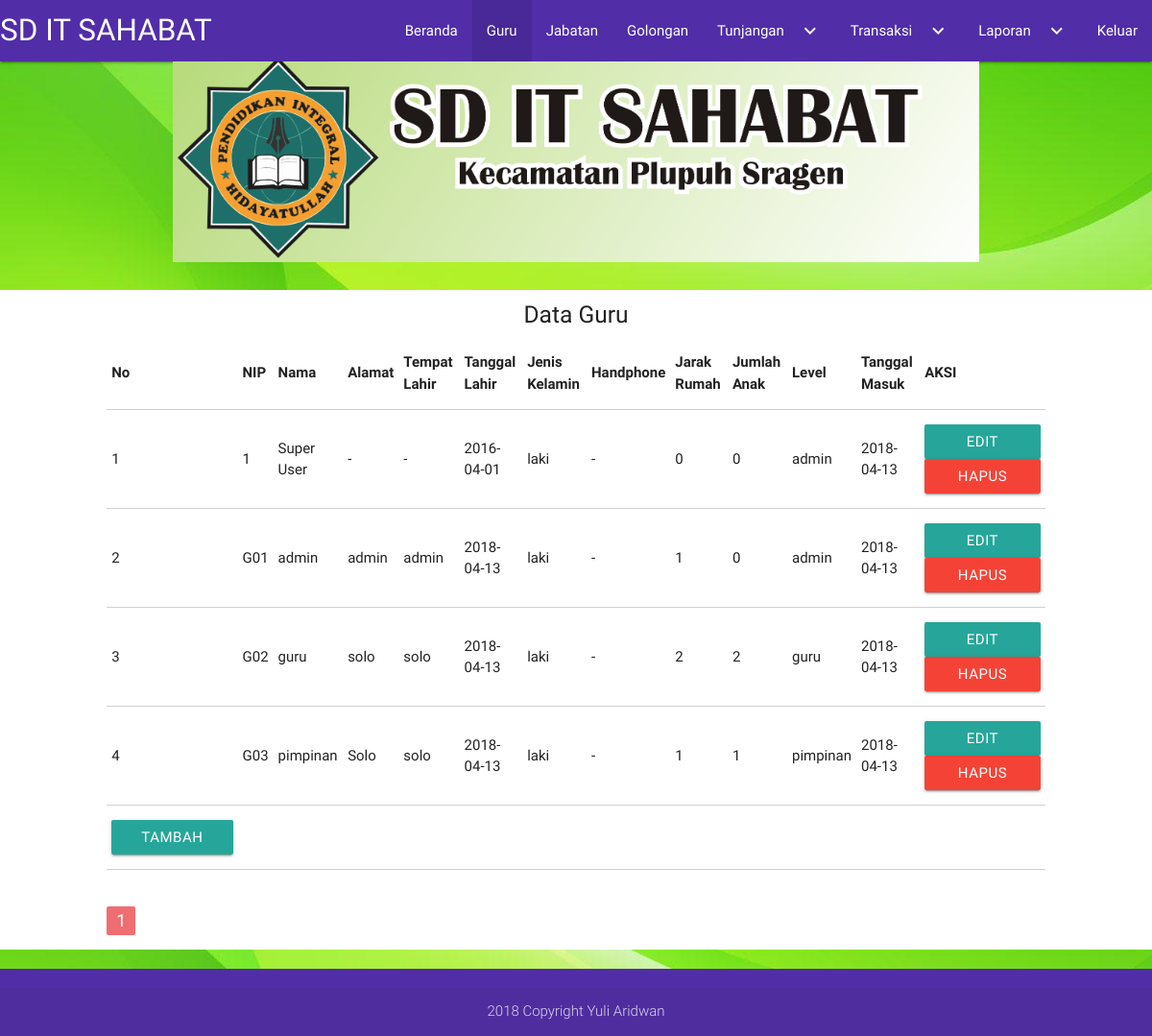
Screenshot of /admin/tampil_guru.php (signed in) with the database file from the repository.
### tables this page shows
CREATE TABLE `guru` (
  `Kd_guru` varchar(15) NOT NULL,
  `username` varchar(30) NOT NULL,
  `password` varchar(32) NOT NULL,
  `level` enum('admin','guru','pimpinan','') NOT NULL,
  `Nama` varchar(50) NOT NULL,
  `TempatLahir` varchar(20) NOT NULL,
  `TanggalLahir` date NOT NULL,
  `Alamat` varchar(100) NOT NULL,
  `JenisKelamin` enum('laki','perempuan','','') NOT NULL,
  `Handphone` varchar(13) NOT NULL,
  `JarakRumah` int(11) NOT NULL,
  `JumlahAnak` int(11) NOT NULL,
  `Tanggal_masuk` date NOT NULL,
  `Kd_jabatan` varchar(15) NOT NULL,
  `Kd_golongan` varchar(15) NOT NULL
);

### admin/tampil_guru.php (the view, shortened to what this page needs)
<?php
  include '../koneksi.php';
  $perhalaman = 10;
  $data = mysqli_query($db,"SELECT * FROM guru");
  $jumlahdata = mysqli_num_rows($data);
  $jumhalaman = ceil($jumlahdata / $perhalaman);
  $halamanaktif = (isset($_GET["halaman"])) ? $_GET["halaman"] :1;
  $awaldata = ($perhalaman * $halamanaktif) - $perhalaman;
  $no=$awaldata + 1;
?>
<!DOCTYPE html>
<html>
<head>
      <link type="text/css" rel="stylesheet" href="../asset/css/materialize.min.css"  media="screen,projection"/>
</head>
<body background="../Gambar/Hijau.jpg">
    <nav>
      <div class="nav-wrapper  deep-purple darken-2">
        <a href="index.php" class="brand-logo">SD IT SAHABAT </a>
        <ul class="right hide-on-med-and-down">
          <li><a href="index.php">Beranda</a></li>
          <li class="active"><a href="tampil_guru.php">Guru</a></li>
          <li><a href="form_jabatan.php">Jabatan </a></li>
          <li><a href="form_golongan.php">Golongan</a></li>
          <li><a class="dropdown-button" href="#!" data-activates="dropdown1">Tunjangan<i class="material-icons right">keyboard_arrow_down</i></a></li>
          <li><a class="dropdown-button" href="#!" data-activates="dropdown2">Transaksi<i class="material-icons right">keyboard_arrow_down</i></a></li>
          <li><a class="dropdown-button" href="#!" data-activates="dropdown3">Laporan<i class="material-icons right">keyboard_arrow_down</i></a></li>
          <li><a href="../logout.php">Keluar </a></li>
        </ul>
      </div>
    </nav>
    <div class="container">
      <img class="responsive-img" src="../gambar/Logo.png">
    </div>
    <br>
    <div class="row white">
      <div class="col s10 offset-s1">
        <h5 class="center-align">Data Guru</h5>
            <table class="bordered highlight responsive-table">
              <thead>
                <tr>
                    <th>No</th>
                    <th>NIP</th>
                    <th>Nama</th>
                    <th>Alamat</th>
                    <th>Tempat Lahir</th>
                    <th>Tanggal Lahir</th>
                    <th>Jenis Kelamin</th>
                    <th>Handphone</th>
                    <th>Jarak Rumah</th>
                    <th>Jumlah Anak</th>
                    <th>Level</th>
                    <th>Tanggal Masuk</th>
                    <th>AKSI</th>
                </tr>
              </thead>
            <tbody>
            	<?php
  				      $sql = "SELECT * FROM guru LIMIT $awaldata, $perhalaman";
  				      $query = $db->query($sql);
  				      while ($row = $query->fetch_array()){;?>
                <tr>
                	<td><?php echo $no++;?></td>
                	<td><?php echo $row["Kd_guru"]; ?></td>
                	<td><?php echo $row["Nama"]; ?></td>
                	<td><?php echo $row["Alamat"]; ?></td>
                	<td><?php echo $row["TempatLahir"]; ?></td>
                	<td><?php echo $row["TanggalLahir"]; ?></td>
                	<td><?php echo $row["JenisKelamin"]; ?></td>
                	<td><?php echo $row["Handphone"]; ?></td>
                	<td><?php echo $row["JarakRumah"]; ?></td>
                	<td><?php echo $row["JumlahAnak"]; ?></td>
                  <td><?php echo $row["level"]; ?></td>
                	<td><?php echo $row["Tanggal_masuk"]; ?></td>
                	<td>
                		<?php echo' <a href="editguru.php?kode='.$row['Kd_guru'].'" class="waves-effect waves-light btn">Edit Data </a>';?>
                		<?php echo' <a href="delgur.php?kode='.$row['Kd_guru'].'" class="waves-effect waves-light red btn">Hapus Data </a>';?>
                	</td>
                  <?php } ?>
                </tr>
              </tbody>
                <td><a href="form_guru.php" class="waves-effect waves-light btn">Tambah Data </a></td>
            </table>
        <br>
          <ul class="pagination">
            <?php for( $i = 1; $i <= $jumhalaman; $i++) : ?>
                <?php if( $i == $halamanaktif) : ?>
                  <li class="active"><a href="tampil_guru.php?halaman=<?php echo $i ?>"><?php echo $i; ?></a></li>
                <?php else : ?>
                  <li class="waves-effect"><a href="tampil_guru.php?halaman=<?php echo $i ?>"><?php echo $i; ?></a></li>
                <?php endif; ?>
            <?php endfor; ?>
          </ul>
        </div>
    </div>
      <footer class="page-footer  deep-purple darken-2">
        <div class="footer-copyright">
          <div class="container center-align">
            <div>
              2018 Copyright Yuli Aridwan
            </div>
          </div>
        </div>
      </footer>
</body>
</html>

### rows the page displays
guru: Kd_guru "1", Nama "Super User", Alamat "-", TempatLahir "-", TanggalLahir "2016-04-01", JenisKelamin "laki", Handphone "-", JarakRumah "0", JumlahAnak "0", level "admin", Tanggal_masuk "2018-04-13"
guru: Kd_guru "G01", Nama "admin", Alamat "admin", TempatLahir "admin", TanggalLahir "2018-04-13", JenisKelamin "laki", Handphone "-", JarakRumah "1", JumlahAnak "0", level "admin", Tanggal_masuk "2018-04-13"
guru: Kd_guru "G02", Nama "guru", Alamat "solo", TempatLahir "solo", TanggalLahir "2018-04-13", JenisKelamin "laki", Handphone "-", JarakRumah "2", JumlahAnak "2", level "guru", Tanggal_masuk "2018-04-13"
guru: Kd_guru "G03", Nama "pimpinan", Alamat "Solo", TempatLahir "solo", TanggalLahir "2018-04-13", JenisKelamin "laki", Handphone "-", JarakRumah "1", JumlahAnak "1", level "pimpinan", Tanggal_masuk "2018-04-13"
